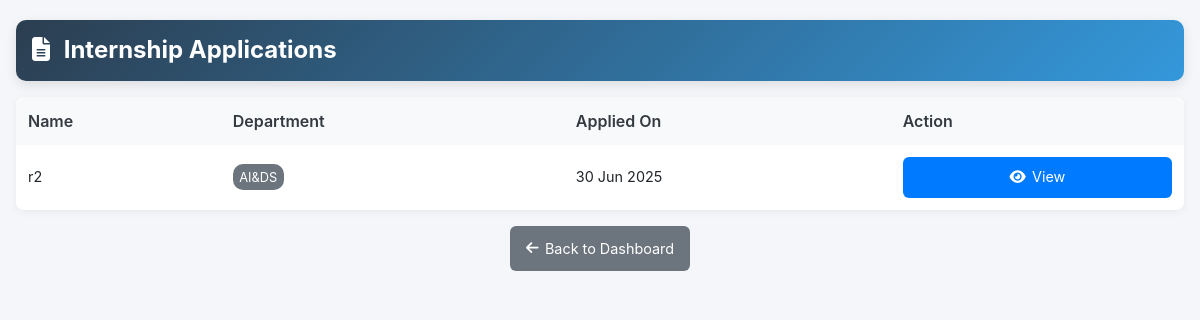
Before: /internship_applications/ with the older database file.
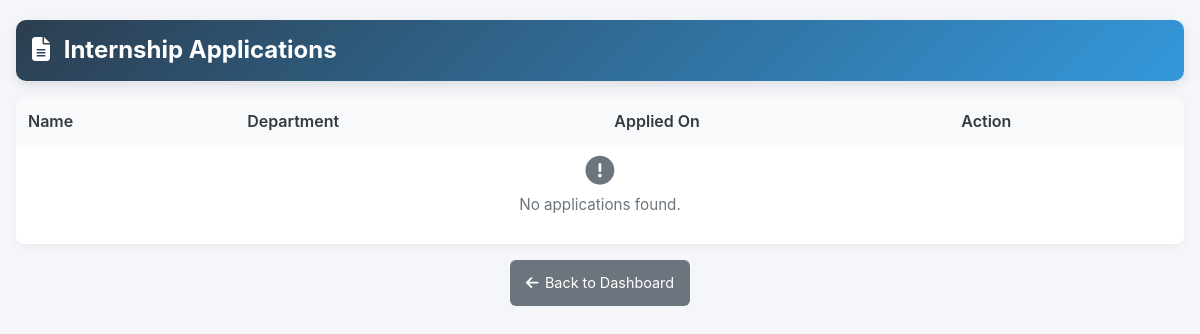
After: the same page with the newer database file.
### ips_intern/models.py (models this page shows, shortened)
class InternApplication(models.Model):
    user = models.OneToOneField(User, on_delete=models.CASCADE, null=True, blank=True)
    name = models.CharField(max_length=100)
    roll_no = models.CharField(max_length=50)
    department = models.CharField(max_length=100)
    cgpa = models.DecimalField(max_digits=4, decimal_places=2)  # Max CGPA: 10.00
    arrears = models.PositiveIntegerField()
    gender = models.CharField(max_length=10)
    clg_mailid = models.EmailField()
    course_duration = models.ForeignKey('CourseDuration', on_delete=models.SET_NULL, null=True, blank=True)
    is_completed = models.BooleanField(default=False)
    is_approved = models.BooleanField(default=False)
    is_rejected = models.BooleanField(default=False)
    is_certified = models.BooleanField(default=False)
    just_approved = models.BooleanField(default=False)
    date_applied = models.DateTimeField(auto_now_add=True)
    approved_at = models.DateTimeField(null=True, blank=True)  # ⏳ Used for tracking duration start

### ips_intern/views.py (the view)
# urls.py: path('internship_applications/', views.internship_applications, name='internship_applications'),
def internship_applications(request):
    applications = InternApplication.objects.filter(is_approved=False, is_rejected=False)
    return render(request, 'internship_applications.html', {'applications': applications})

### ips_intern/templates/internship_applications.html (shortened to what this page needs)
{% load static %}
<!DOCTYPE html>
<html lang="en">
<head>
  <link href="https://cdn.jsdelivr.net/npm/bootstrap@5.3.0/dist/css/bootstrap.min.css" rel="stylesheet" />
  <link href="https://cdnjs.cloudflare.com/ajax/libs/font-awesome/6.4.0/css/all.min.css" rel="stylesheet" />
  <link rel="stylesheet" href="{% static 'css/internship_applications.css' %}" />
</head>
<body>
  <div class="main-container">
    <div class="header-card fade-in">
      <h1 class="page-title">
        <i class="fas fa-file-alt"></i> Internship Applications
      </h1>
    </div>
    <div class="table-container fade-in">
      <table class="data-table" id="applicationsTable">
        <thead>
          <tr>
            <th>Name</th>
            <th>Department</th>
            <th>Applied On</th>
            <th>Action</th>
          </tr>
        </thead>
        <tbody id="applicationsTableBody">
          {% for app in applications %}
          <tr>
            <td>{{ app.name }}</td>
            <td><span class="department-badge">{{ app.department|default:"Department not specified" }}</span></td>
            <td>{{ app.date_applied|date:"d M Y" }}</td>
            <td>
              <a href="{% url 'internship_applications_detail' app.id %}" class="action-button">
                <i class="fas fa-eye"></i> View
              </a>
            </td>
          </tr>
          {% empty %}
          <tr>
            <td colspan="4" class="empty-state">
              <i class="fas fa-exclamation-circle"></i>
              <p>No applications found.</p>
            </td>
          </tr>
          {% endfor %}
        </tbody>
      </table>
    </div>
    <div class="d-flex justify-content-center fade-in mt-3">
      <a href="{% url 'admin_dashboard' %}" class="back-button">
        <i class="fas fa-arrow-left"></i> Back to Dashboard
      </a>
    </div>
  </div>
</body>
</html>

Changed rows visible on the page:
removed InternApplication: name "r2", department "AI&DS", date_applied "30 Jun 2025"
Other visible differences:
text now shown: "No applications found."
